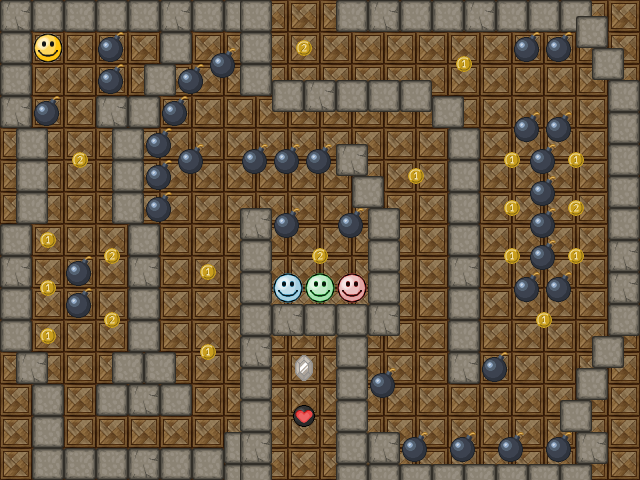

Tiled map render using the project's own tile images. Description and the map definition, with tile-layer contents summarised, below:
An orthogonal 40x30 tile map with 16x16 px tiles, 2 tile layers (background, map), 2 tilesets.

<map version="1.0" orientation="orthogonal" renderorder="right-down" width="40" height="30" tilewidth="16" tileheight="16" nextobjectid="1">
 <properties>
  <property name="timeLimit" value="60" />
  <property name="type" value="bonus" />
 </properties>
 <tileset firstgid="1" name="Sprite" tilewidth="32" tileheight="32" tilecount="64" columns="8">
  <tileoffset x="0" y="16" />
  <image source="../../tileset/sprite.png" width="256" height="256" />
  <tile id="31">
   <objectgroup draworder="index" />
  </tile>
 </tileset>
 <tileset firstgid="65" name="Background" tilewidth="32" tileheight="32" tilecount="64" columns="8">
  <tileoffset x="0" y="16" />
  <image source="../../tileset/background.png" width="256" height="256" />
 </tileset>
 <layer name="background" width="40" height="30">
  <data>[1200 cells, 300 non-empty, 1 distinct tile ids]</data>
 </layer>
 <layer name="map" width="40" height="30">
  <data>[1200 cells, 173 non-empty, 11 distinct tile ids]</data>
 </layer>
</map>
